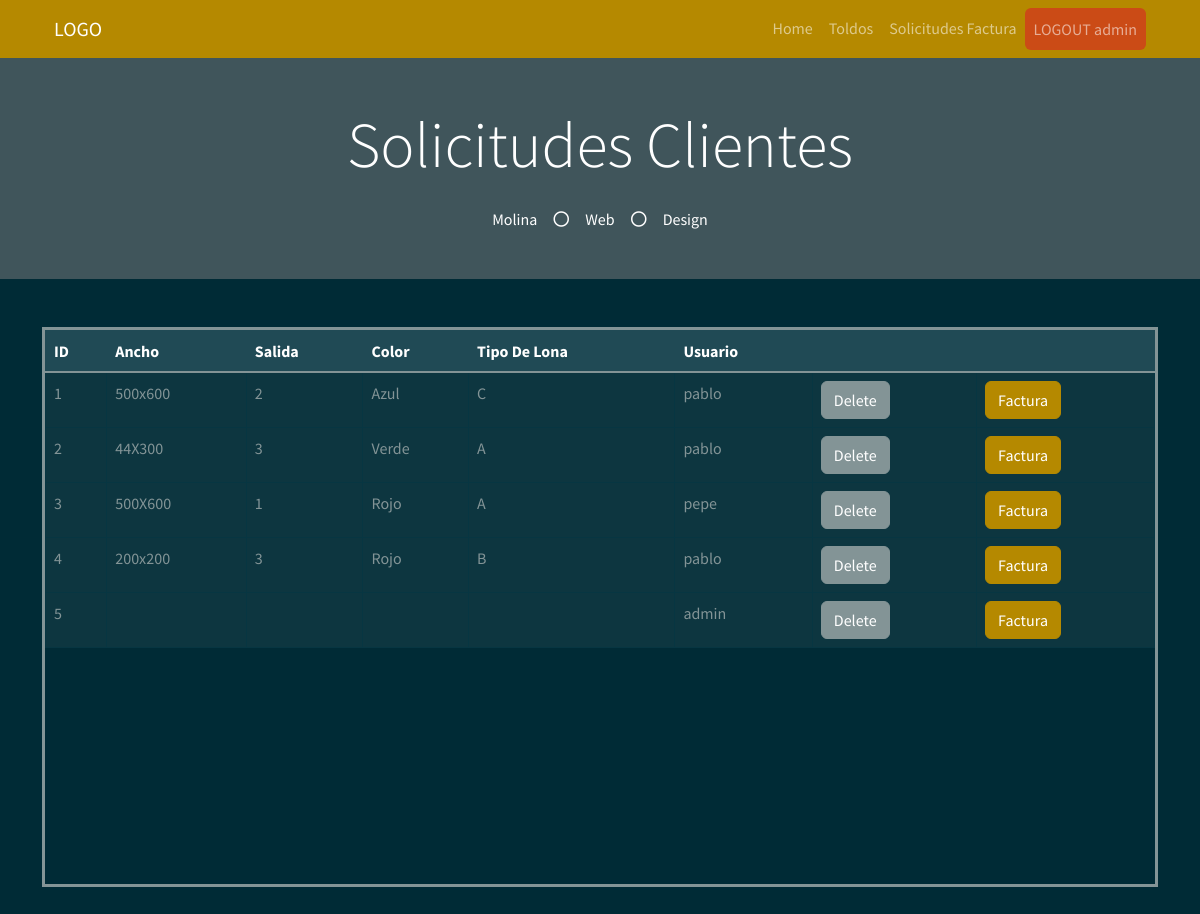
Page /solicitudes_admin (signed in) on the earlier database version.
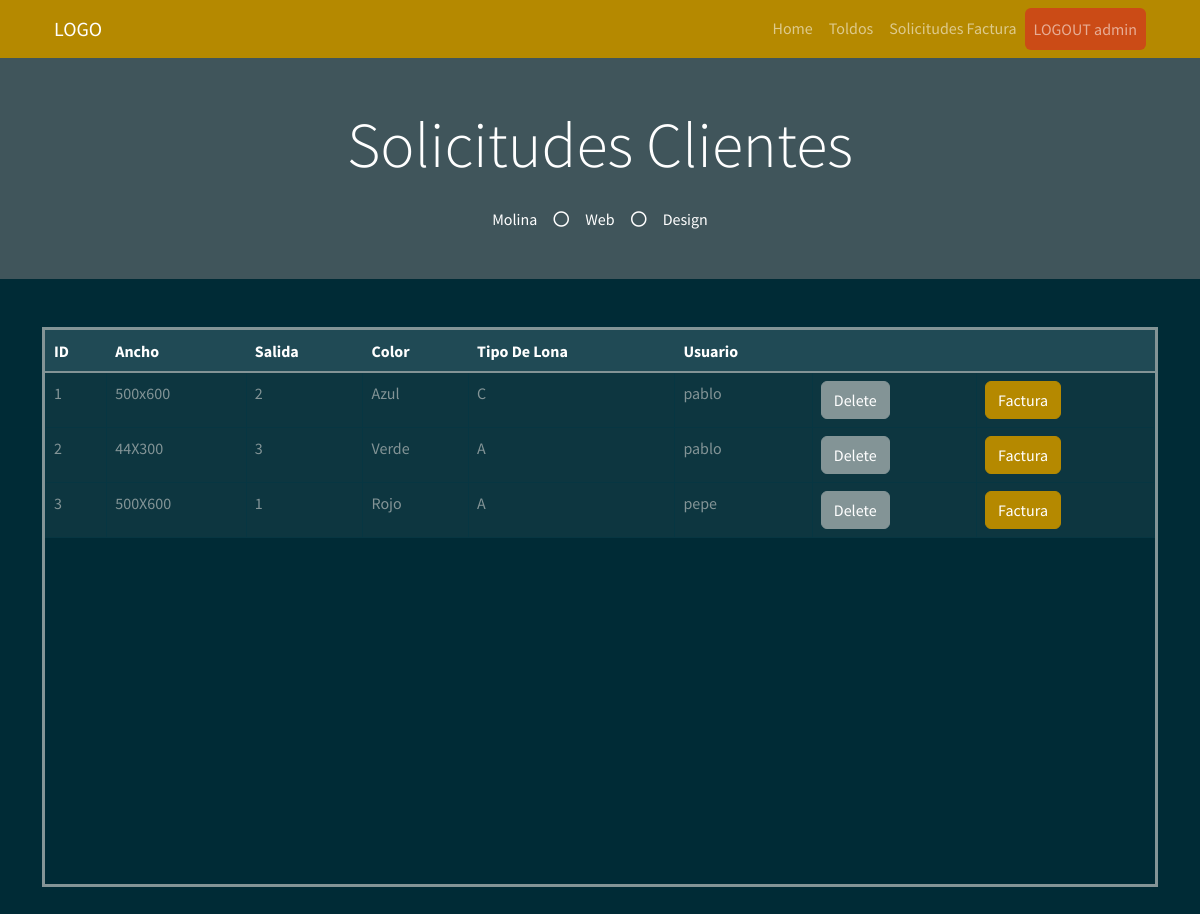
Same page on the later database version.
### myapp/models.py (models this page shows)
    class PresupuestoToldo(db.Model):
        __tablename__ = "PresupuestoToldo"  # Nombre de la tabla que se crea
        PresupuestoToldo_id = db.Column("presupuestoToldo_id", db.Integer, Sequence(
            'presupuestoToldo_id_seq'),  primary_key=True)
        Ancho = db.Column(db.String(20))
        Salida = db.Column(db.Integer)
        Color = db.Column(db.String(30))
        TipoLona = db.Column(db.String(30))
        Usu = db.Column(db.String(30))

### myapp/views.py (the view)
    @app.route("/solicitudes_admin", methods=["GET", "POST"])
    def solicitudes_admin():
        list_solicitud = db_access["list_solicitudes"]
        solicitudes = list_solicitud()
        usuario = session['usuario']
        usu = usuario
        return render_template("solicitudes_admin.html", solicitudes=solicitudes, usu=usu)

### myapp/templates/solicitudes_admin.html (shortened to what this page needs)
<!DOCTYPE html>
<html>
<head>
    <link href="https://cdn.jsdelivr.net/npm/bootstrap@5.1.3/dist/css/bootstrap.min.css" rel="stylesheet"
>
    <link rel="stylesheet" href="../static/style/bootstrap.min(8).css">
</head>
<body>
    {% include 'includes/navbar.html' %}
    <div class="jumbotron jumbotron-fluid bg-jumbotron" style=" background-color: rgba(128, 128, 128, 0.5);">
        <div class="container text-center py-5">
            <h3 class="text-white display-3 mb-4">Solicitudes Clientes</h3>
            <div class="d-inline-flex align-items-center text-white">
                <p class="m-0">Molina</p>
                <i class="far fa-circle px-3"></i>
                <p class="m-0">Web</p>
                <i class="far fa-circle px-3"></i>
                <p class="m-0">Design</p>
            </div>
        </div>
    </div>
    <div class="container my-5">
        <div style=" overflow:auto;  height: 70vh; border-style: solid;">
            <table class="table table-bordered mx-auto">
                <thead class="table-dark">
                    <tr class="table-active">
                        <th>ID</th>
                        <th>Ancho</th>
                        <th>Salida</th>
                        <th>Color</th>
                        <th>Tipo De Lona</th>
                        <th>Usuario</th>
                        <th></th>
                        <th></th>
                    </tr>
                </thead>
                <tbody>
                    {% for solicitud in solicitudes %}
                    <tr>
                        <td> {{ solicitud.PresupuestoToldo_id }} </td>
                        <td> {{ solicitud.Ancho }} </td>
                        <td> {{ solicitud.Salida }} </td>
                        <td> {{ solicitud.Color }} </td>
                        <td> {{ solicitud.TipoLona }} </td>
                        <td> {{ solicitud.Usu }} </td>
                        <form id="deletForm" action="/delete_solicitud/{{solicitud.PresupuestoToldo_id}}">
                           <td> <input type="submit" value="Delete" class="btn btn-secondary"/></td>
                        </form>
                        <td> <a class="btn btn-primary"
                                href="/create_factura/{{solicitud.PresupuestoToldo_id}}">Factura</a></td>
                    </tr>
                    {% endfor %}
                </tbody>
            </table>
        </div>
    </div>
</body>
</html>

### myapp/templates/includes/navbar.html (shortened to what this page needs)
<link href="https://cdnjs.cloudflare.com/ajax/libs/font-awesome/5.10.0/css/all.min.css" rel="stylesheet">
<div class="container-fluid bg-primary">
    <div class="container">
        <nav class="navbar navbar-expand-lg navbar-dark">
            <div class="container-fluid">
                <a class="navbar-brand" href="/inicio">LOGO</a>
                <div class="collapse navbar-collapse" id="navbarSupportedContent">
                    <ul class="navbar-nav ms-auto mb-2 mb-lg-0">
                        <li class="nav-item">
                            <a class="nav-link " aria-current="page" href="/inicio">Home</a>
                        </li>
                        <li class="nav-item">
                            <a class="nav-link" href="/toldo">Toldos</a>
                        </li>
                        <li class="nav-item">
                            <a class="nav-link" href="/solicitudes_admin">Solicitudes Factura</a>
                        </li>
                        <li class="nav-item">
                            <a href="/logout" class="nav-link  bg-warning btn" tabindex="-1"
                                aria-disabled="true">LOGOUT {{usu}}</a>
                        </li>
                    </ul>
                </div>
            </div>
        </nav>
    </div>
</div>

Differences in the rows shown:
removed PresupuestoToldo: Usu "admin", PresupuestoToldo_id "5"
removed PresupuestoToldo: PresupuestoToldo_id "4", Ancho "200x200", Salida "3", Color "Rojo", TipoLona "B", Usu "pablo"
Other differences:
{{ usu }}: (not shown) → "admin"
